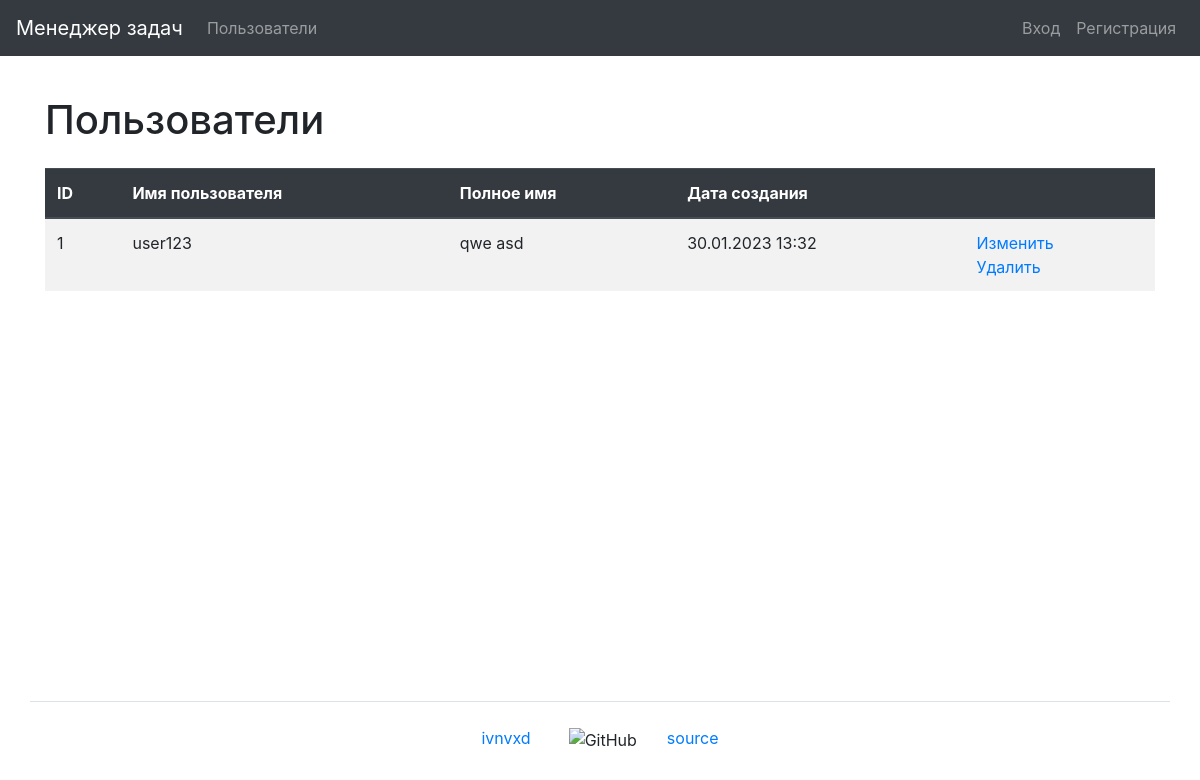
/users/, run on the app's committed database.
### task_manager/users/models.py (models this page shows, shortened)
class User(AbstractUser):
    first_name = models.CharField(max_length=150)
    last_name = models.CharField(max_length=150)

### task_manager/users/views.py (the view)
# urls.py: path('', UsersListView.as_view(), name='users'),
class UsersListView(ListView):
    template_name = 'users/users.html'
    model = User
    context_object_name = 'users'
    extra_context = {
        'title': _('Users')
    }

### task_manager/templates/users/users.html (shortened to what this page needs)
{% extends "base.html" %}
{% load bootstrap4 %}
{% load i18n %}
{% block content %}
    <h1 class="my-4">{{ title }}</h1>
    <table class="table table-striped">
        <thead class="thead-dark">
            <tr>
                <th>ID</th>
                <th>{% trans 'Username' %}</th>
                <th>{% trans 'Full name' %}</th>
                <th>{% trans 'Creation date' %}</th>
                <th></th>
            </tr>
        </thead>
        <tbody>
            {% if users %}
                {% for user in users %}
                    <tr>
                        <td>{{ user.id }}</td>
                        <td>{{ user.username }}</td>
                        <td>{{ user.first_name }} {{ user.last_name }}</td>
                        <td>{{ user.date_joined|date:"d.m.Y H:i" }}</td>
                        <td>
                          <a href="{% url 'user_update' user.id %}">{% trans 'Update' %}</a>
                          <br>
                          <a href="{% url 'user_delete' user.id %}">{% trans 'Delete' %}</a>
                        </td>
                    </tr>
                {% endfor %}
            {% endif %}
        </tbody>
    </table>
{% endblock content %}

### data on the page
User: id "1", username "user123", first_name "qwe", last_name "asd", date_joined "30.01.2023 13:32"

### other printed values
{{ title }} "Пользователи"
